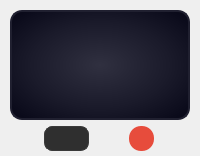
            <widget class="QWidget" name="slot2Widget" native="true">
             <property name="styleSheet">
              <string>QWidget#slot2Widget {
    background: qradialgradient(cx:0.5, cy:0.5, radius:0.8, fx:0.5, fy:0.5, stop:0 #2a2a3a, stop:0.5 #1a1a2a, stop:1 #0a0a1a);
    border: 1px solid #363540;
    border-radius: 8px;
}</string>
             </property>
             <layout class="QVBoxLayout" name="slot2Layout">
              <property name="leftMargin">
               <number>10</number>
              </property>
              <property name="topMargin">
               <number>10</number>
              </property>
              <property name="rightMargin">
               <number>10</number>
              </property>
              <property name="bottomMargin">
               <number>5</number>
              </property>
              <item>
               <widget class="QPushButton" name="slot2">
                <property name="minimumSize">
                 <size>
                  <width>110</width>
                  <height>110</height>
                 </size>
                </property>
                <property name="maximumSize">
                 <size>
                  <width>16777215</width>
                  <height>16777215</height>
                 </size>
                </property>
                <property name="styleSheet">
                 <string>QPushButton {
    background: qradialgradient(cx:0.5, cy:0.5, radius:0.8, fx:0.5, fy:0.5, stop:0 #303040, stop:0.5 #1a1a2a, stop:1 #000010);
    border: 2px solid #202030;
    border-radius: 12px;
    color: white;
    font-size: 14px;
    font-weight: bold;
    icon-size: 96px 96px;
}
QPushButton:hover {
    border: 1px solid #00ff88;
}
QPushButton:pressed {
    background: qradialgradient(cx:0.5, cy:0.5, radius:0.8, fx:0.5, fy:0.5, stop:0 #101020, stop:0.5 #0a0a1a, stop:1 #000000);
    border-color: #1a1a2a;
}</string>
                </property>
                <property name="text">
                 <string/>
                </property>
                <property name="icon">
                 <iconset resource="Soundpack.qrc">
                  <normaloff>:/img/img/yArra-Earrape.jpg</normaloff>:/img/img/yArra-Earrape.jpg</iconset>
                </property>
                <property name="iconSize">
                 <size>
                  <width>90</width>
                  <height>90</height>
                 </size>
                </property>
                <property name="scaledContents" stdset="0">
                 <bool>true</bool>
                </property>
               </widget>
              </item>
              <item>
               <layout class="QHBoxLayout" name="slot2Controls">
                <property name="leftMargin">
                 <number>0</number>
                </property>
                <property name="topMargin">
                 <number>0</number>
                </property>
                <property name="rightMargin">
                 <number>0</number>
                </property>
                <property name="bottomMargin">
                 <number>0</number>
                </property>
                <item>
                 <widget class="QComboBox" name="slot2Hotkey">
                  <property name="minimumSize">
                   <size>
                    <width>45</width>
                    <height>25</height>
                   </size>
                  </property>
                  <property name="maximumSize">
                   <size>
                    <width>45</width>
                    <height>25</height>
                   </size>
                  </property>
                  <property name="styleSheet">
                   <string>QComboBox {
    background: #2f2f2f;
    border-radius: 8px;
    border: 1px solid #3a3a3a;
    padding: 2px 8px;
    color: white;
}

QComboBox:hover {
    border: 1px solid #00ff88;
}

QComboBox::drop-down {
    border: none;
    width: 18px;
}

QComboBox QAbstractItemView {
    background: #2a2a2a;
    border: 1px solid #00ff88;
    selection-background-color: #00ff88;
    selection-color: #000000;
    color: white;
}

QComboBox QAbstractItemView::item {
    padding: 5px 10px;
}

QComboBox QAbstractItemView::item:selected {
    background: #00ff88;
    color: #000000;
}

QScrollBar:vertical {
    background: #2a2a2a;
    width: 8px;
    border-radius: 4px;
}

QScrollBar::handle:vertical {
    background: #00ff88;
    border-radius: 4px;
    min-height: 20px;
}

QScrollBar::handle:vertical:hover {
    background: #00cc66;
}</string>
                  </property>
                 </widget>
                </item>
                <item>
                 <widget class="QPushButton" name="slot2Delete">
                  <property name="minimumSize">
                   <size>
                    <width>25</width>
                    <height>25</height>
                   </size>
                  </property>
                  <property name="maximumSize">
                   <size>
                    <width>25</width>
                    <height>25</height>
                   </size>
                  </property>
                  <property name="styleSheet">
                   <string>QPushButton {
    background-color: #e74c3c;
    border: none;
    border-radius: 12px;
    color: white;
    font-size: 12px;
    font-weight: bold;
}
QPushButton:hover {
    border: 1px solid #00ff88;
}</string>
                  </property>
                  <property name="text">
                   <string/>
                  </property>
                  <property name="icon">
                   <iconset resource="Soundpack.qrc">
                    <normaloff>:/app/img/app/bin (1).png</normaloff>:/app/img/app/bin (1).png</iconset>
                  </property>
                 </widget>
                </item>
               </layout>
              </item>
             </layout>
            </widget>
